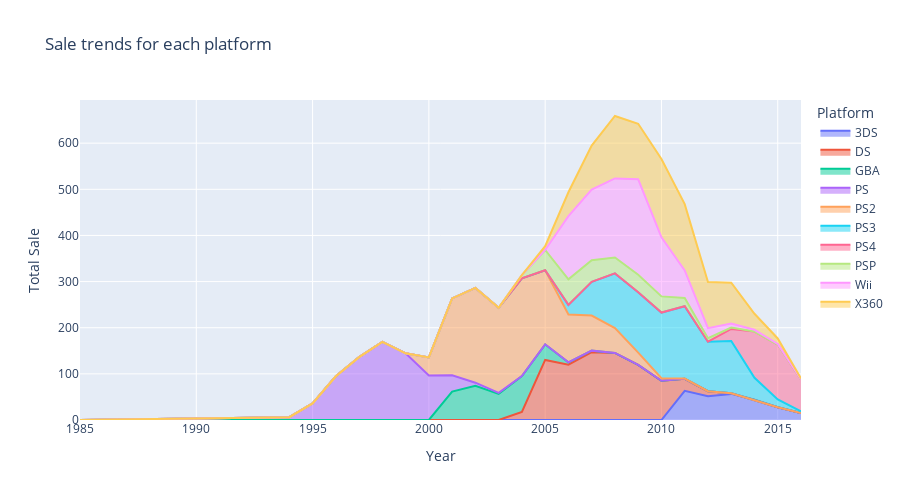

The cell this chart's notebook holds for it:
### Markdown cell above
fig = px.imshow(trend.T,
                labels=dict(year_of_release="Year", platform="Platform"),
               title='Sale trend each platform 2012-2016',
             height=500)

fig.update_xaxes(side="top")
fig.show()

### Code cell
#plot heatmap
fig = px.area(platform, x="year_of_release", y="total_sales", color="platform",
               title='Sale trends for each platform',
            labels=dict(year_of_release='Year', platform="Platform",total_sales="Total Sale" ),
              line_group="platform",
             height=500)
fig.show()

### Figure 1 — Plotly figure (JSON) as saved in the notebook; plotly's stock layout.template omitted (floating-point values rounded to 4 significant figures)
{"data": [{"hovertemplate": "Platform=3DS<br>Year=%{x}<br>Total Sale=%{y}<extra></extra>", "legendgroup": "3DS", "line": {"color": "#636efa"}, "marker": {"symbol": "circle"}, "mode": "lines", "name": "3DS", "orientation": "v", "showlegend": true, "stackgroup": "1", "type": "scatter", "x": [2011, 2012, 2013, 2014, 2015, 2016], "xaxis": "x", "y": [63.2, 51.36, 56.57, 43.76, 27.78, 15.14], "yaxis": "y"}, {"hovertemplate": "Platform=DS<br>Year=%{x}<br>Total Sale=%{y}<extra></extra>", "legendgroup": "DS", "line": {"color": "#EF553B"}, "marker": {"symbol": "circle"}, "mode": "lines", "name": "DS", "orientation": "v", "showlegend": true, "stackgroup": "1", "type": "scatter", "x": [1985, 2004, 2005, 2006, 2007, 2008, 2009, 2010, 2011, 2012, 2013], "xaxis": "x", "y": [0.02, 17.27, 130.1, 119.8, 146.9, 145.3, 119.5, 85.02, 26.18, 11.01, 1.54], "yaxis": "y"}, {"hovertemplate": "Platform=GBA<br>Year=%{x}<br>Total Sale=%{y}<extra></extra>", "legendgroup": "GBA", "line": {"color": "#00cc96"}, "marker": {"symbol": "circle"}, "mode": "lines", "name": "GBA", "orientation": "v", "showlegend": true, "stackgroup": "1", "type": "scatter", "x": [2000, 2001, 2002, 2003, 2004, 2005, 2006, 2007], "xaxis": "x", "y": [0.07, 61.53, 74.16, 56.67, 77.91, 33.86, 5.28, 3.4], "yaxis": "y"}, {"hovertemplate": "Platform=PS<br>Year=%{x}<br>Total Sale=%{y}<extra></extra>", "legendgroup": "PS", "line": {"color": "#ab63fa"}, "marker": {"symbol": "circle"}, "mode": "lines", "name": "PS", "orientation": "v", "showlegend": true, "stackgroup": "1", "type": "scatter", "x": [1994, 1995, 1996, 1997, 1998, 1999, 2000, 2001, 2002, 2003], "xaxis": "x", "y": [6.03, 35.96, 94.7, 136.2, 169.5, 144.5, 96.37, 35.59, 6.67, 2.07], "yaxis": "y"}, {"hovertemplate": "Platform=PS2<br>Year=%{x}<br>Total Sale=%{y}<extra></extra>", "legendgroup": "PS2", "line": {"color": "#FFA15A"}, "marker": {"symbol": "circle"}, "mode": "lines", "name": "PS2", "orientation": "v", "showlegend": true, "stackgroup": "1", "type": "scatter", "x": [2000, 2001, 2002, 2003, 2004, 2005, 2006, 2007, 2008, 2009, 2010, 2011], "xaxis": "x", "y": [39.17, 166.4, 205.4, 184.3, 211.8, 160.7, 103.4, 75.99, 53.9, 26.4, 5.64, 0.45], "yaxis": "y"}, {"hovertemplate": "Platform=PS3<br>Year=%{x}<br>Total Sale=%{y}<extra></extra>", "legendgroup": "PS3", "line": {"color": "#19d3f3"}, "marker": {"symbol": "circle"}, "mode": "lines", "name": "PS3", "orientation": "v", "showlegend": true, "stackgroup": "1", "type": "scatter", "x": [2006, 2007, 2008, 2009, 2010, 2011, 2012, 2013, 2014, 2015, 2016], "xaxis": "x", "y": [20.96, 73.19, 118.5, 130.9, 142.2, 156.8, 107.4, 113.2, 47.76, 16.82, 3.6], "yaxis": "y"}, {"hovertemplate": "Platform=PS4<br>Year=%{x}<br>Total Sale=%{y}<extra></extra>", "legendgroup": "PS4", "line": {"color": "#FF6692"}, "marker": {"symbol": "circle"}, "mode": "lines", "name": "PS4", "orientation": "v", "showlegend": true, "stackgroup": "1", "type": "scatter", "x": [2013, 2014, 2015, 2016], "xaxis": "x", "y": [25.99, 100.0, 118.9, 69.25], "yaxis": "y"}, {"hovertemplate": "Platform=PSP<br>Year=%{x}<br>Total Sale=%{y}<extra></extra>", "legendgroup": "PSP", "line": {"color": "#B6E880"}, "marker": {"symbol": "circle"}, "mode": "lines", "name": "PSP", "orientation": "v", "showlegend": true, "stackgroup": "1", "type": "scatter", "x": [2004, 2005, 2006, 2007, 2008, 2009, 2010, 2011, 2012, 2013, 2014, 2015], "xaxis": "x", "y": [7.06, 43.84, 55.32, 46.93, 34.55, 37.78, 35.04, 17.82, 7.69, 3.14, 0.24, 0.12], "yaxis": "y"}, {"hovertemplate": "Platform=Wii<br>Year=%{x}<br>Total Sale=%{y}<extra></extra>", "legendgroup": "Wii", "line": {"color": "#FF97FF"}, "marker": {"symbol": "circle"}, "mode": "lines", "name": "Wii", "orientation": "v", "showlegend": true, "stackgroup": "1", "type": "scatter", "x": [2006, 2007, 2008, 2009, 2010, 2011, 2012, 2013, 2014, 2015, 2016], "xaxis": "x", "y": [137.1, 152.8, 171.3, 207.0, 128.0, 59.65, 21.71, 8.59, 3.75, 1.14, 0.18], "yaxis": "y"}, {"hovertemplate": "Platform=X360<br>Year=%{x}<br>Total Sale=%{y}<extra></extra>", "legendgroup": "X360", "line": {"color": "#FECB52"}, "marker": {"symbol": "circle"}, "mode": "lines", "name": "X360", "orientation": "v", "showlegend": true, "stackgroup": "1", "type": "scatter", "x": [2005, 2006, 2007, 2008, 2009, 2010, 2011, 2012, 2013, 2014, 2015, 2016], "xaxis": "x", "y": [8.25, 51.62, 95.41, 135.3, 120.3, 170.0, 143.8, 99.74, 88.58, 34.74, 11.96, 1.52], "yaxis": "y"}], "layout": {"height": 500, "legend": {"title": {"text": "Platform"}, "tracegroupgap": 0}, "title": {"text": "Sale trends for each platform"}, "xaxis": {"anchor": "y", "domain": [0, 1], "title": {"text": "Year"}}, "yaxis": {"anchor": "x", "domain": [0, 1], "title": {"text": "Total Sale"}}}}
